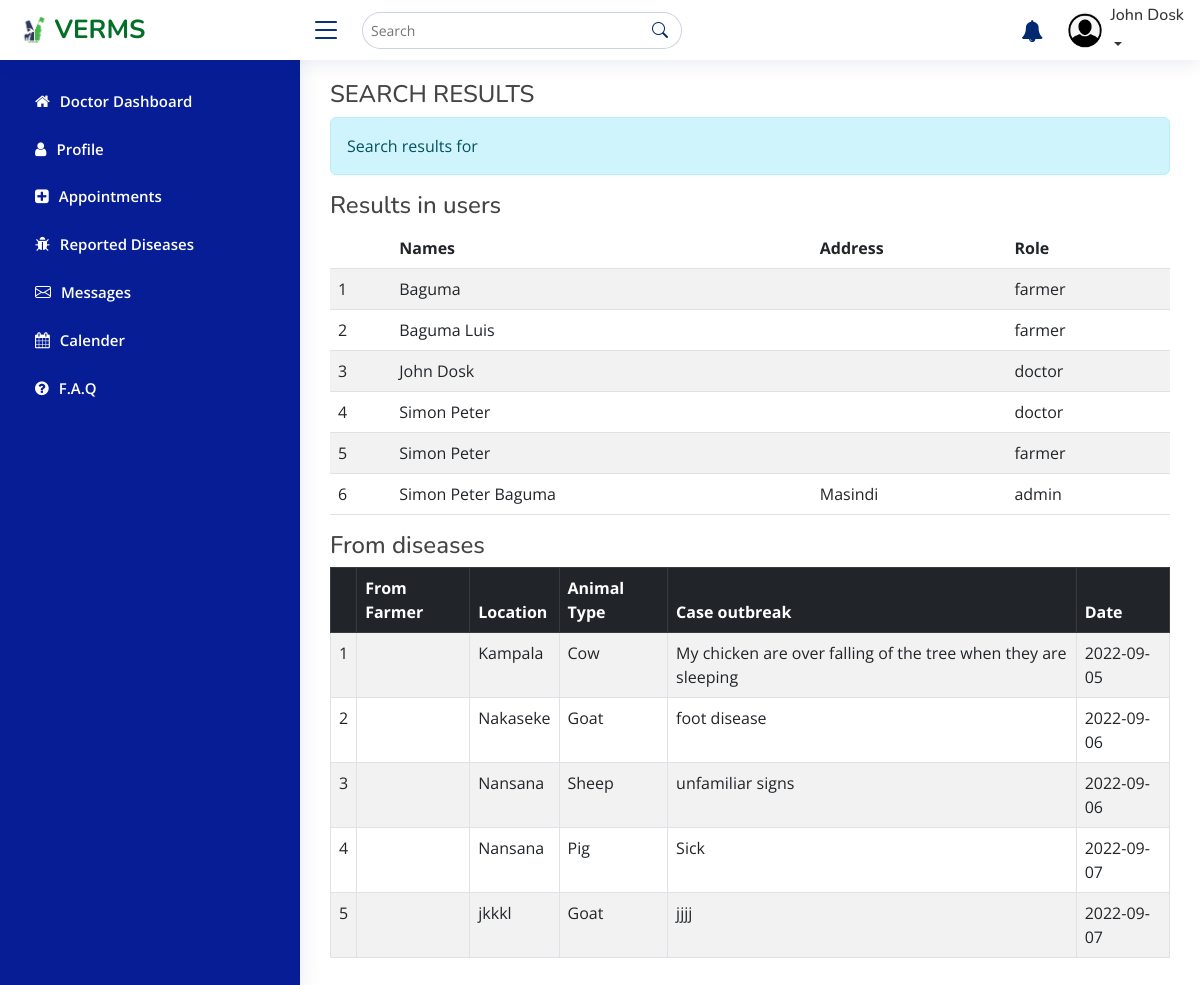
The page /doctor/search.php (signed in) on the database its author committed.
### tables this page shows
CREATE TABLE `user` (
  `user_Id` int(11) NOT NULL,
  `name` varchar(255) NOT NULL,
  `email` varchar(255) NOT NULL,
  `phone` varchar(15) NOT NULL,
  `user_type` varchar(50) NOT NULL,
  `description` text DEFAULT NULL,
  `cat` char(100) DEFAULT NULL,
  `country` char(100) DEFAULT NULL,
  `company` char(100) DEFAULT NULL,
  `address` char(200) DEFAULT NULL,
  `password` char(64) NOT NULL DEFAULT '03ac674216f3e15c761ee1a5e255f067953623c8b388b4459e13f978d7c846f4',
  `deleted` smallint(1) NOT NULL DEFAULT 0,
  `photo` char(100) NOT NULL DEFAULT 'profile.jpg'
);

CREATE TABLE `animal_disease_cases` (
  `id` int(11) NOT NULL,
  `disease_case` text NOT NULL,
  `user` int(11) NOT NULL,
  `date_added` date NOT NULL,
  `_timestamp` timestamp NOT NULL DEFAULT current_timestamp(),
  `location` char(200) NOT NULL,
  `animal` smallint(6) DEFAULT NULL
);

### doctor/search.php (the view, shortened to what this page needs)
<?php
include_once ("../header_doctor.php");
?>
    <main class="main bg-white" id="main">
        <div class="row">
        <div class="table-responsive">
            <div class="col-md-12">
                <h4>SEARCH RESULTS</h4>
                <div class="alert alert-info">Search results for <b><?=$_GET['query']?></b></div>
                <h4>Results in users</h4>
                <?php
                $query = $_GET['query'];
                $users = mysqli_query($conn, "select * from user where name like '%$query%' order by name asc") or die(mysqli_error($conn));
                $cases = mysqli_query($conn, "select disease_case, animal_disease_cases.date_added, animal_disease_cases.location,animal_disease_cases.date_added, (select animal from animals where id = animal_disease_cases.animal) as animal, (select name from user where user_Id = animal_disease_cases.user) as farmer from animal_disease_cases where disease_case like '%$query%' order by date_added") or die(mysqli_error($conn));
                ?>
                <table class="table table-striped">
                    <thead>
                    <tr>
                        <th></th>
                        <th>Names</th>
                        <Th>Address</Th>
                        <th>Role</th>
                    </tr>
                    </thead>
                    <tbody>
                    <?php
                    $i = 1;
                    while ($row = mysqli_fetch_array($users)) {
                        ?>
                        <tr>
                            <td><?=$i++?></td>
                            <td><?=$row['name']?></td>
                            <td><?=$row['address']?></td>
                            <td><?=$row['user_type']?></td>
                        </tr>
                        <?php
                    }
                    ?>
                    </tbody>
                </table>
                <h4>From diseases</h4>
                <table id="example" class="table table-striped table-bordered">
                    <thead class="table-dark">
                    <tr>
                        <th></th>
                        <th>From Farmer</th>
                        <th>Location</th>
                        <th>Animal Type</th>
                        <th>Case outbreak</th>
                        <th>Date</th>
                    </tr>
                    </thead>
                    <tbody>
                    <?php
                    $no = 1;
                    while ($row = mysqli_fetch_array($cases)) {
                        ?>
                        <tr>
                            <td><?=$no++?></td>
                            <td><?=$row['farmer']?></td>
                            <td><?=$row['location']?></td>
                            <td><?=$row['animal']?></td>
                            <td><?=$row['disease_case']?></td>
                            <td><?=$row['date_added']?></td>
                        </tr>
                        <?php
                    }
                    ?>
                    </tbody>
                </table>
            </div>
        </div>
    </main>

### doctor/assets/css/main.css (style rules this page uses)
:root { scroll-behavior: smooth; }
body { font-family: "Open Sans", sans-serif; background: #771cd3; color: #444444; }
h1, h2, h3, h4, h5, h6 { font-family: "Nunito", sans-serif; }
#main { margin-top: 60px; padding: 20px 30px; transition: all 0.3s; }
@media (min-width: 1200px) { #main, #footer { margin-left: 300px; } }

### rows shown on the page
user: name "Baguma", user_type "farmer"
user: name "Baguma Luis", user_type "farmer"
user: name "John Dosk", user_type "doctor"
user: name "Simon Peter", user_type "doctor"
user: name "Simon Peter", user_type "farmer"
user: name "Simon Peter Baguma", address "Masindi", user_type "admin"
animal_disease_cases: location "Kampala", animal "Cow", disease_case "My chicken are over falling of the tree when they are sleeping", date_added "2022-09-05"
animal_disease_cases: location "Nakaseke", animal "Goat", disease_case "foot disease", date_added "2022-09-06"
animal_disease_cases: location "Nansana", animal "Sheep", disease_case "unfamiliar signs", date_added "2022-09-06"
animal_disease_cases: location "Nansana", animal "Pig", disease_case "Sick", date_added "2022-09-07"
animal_disease_cases: location "jkkkl", animal "Goat", disease_case "jjjj", date_added "2022-09-07"

### other values the page prints
$_SESSION['names'] "John Dosk"
